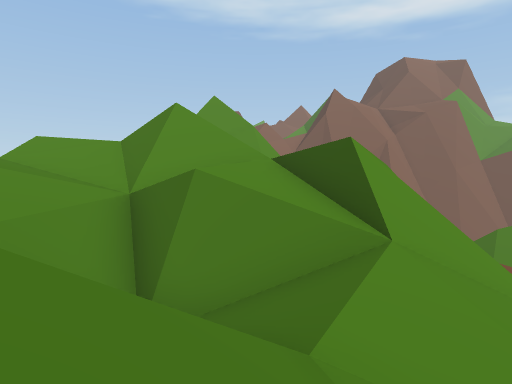
[1] (above)

12 first-person views from a walk through a scene from a Unity 3-D project. The camera is 1.3 m above the floor, tilts 2° down and sees 75° across. The floor is counted in squares, 2 m on a side. Each view is taken from the middle of a square. On the plan, view 1 faces up. The plan holds only what a view shows up to about 10 squares ahead; the rest is blank. The place goes on beyond the plan. Flat ground stands in for the terrain. Some animated figures are not drawn. Some surface patterns are stand-ins.

[2]
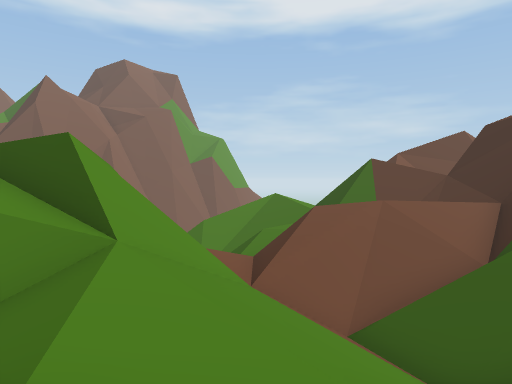

[3]
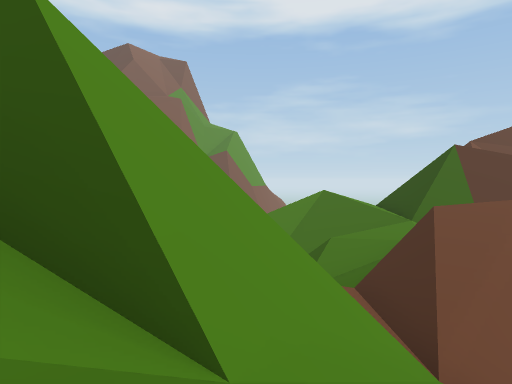

[4]
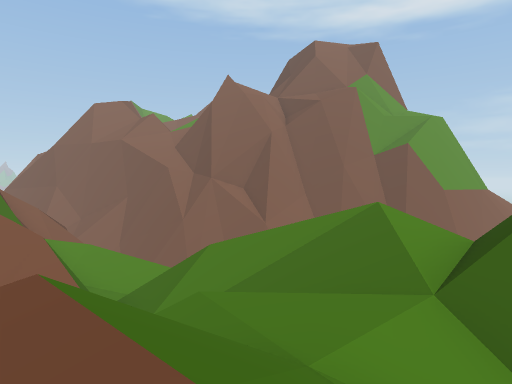

[5]
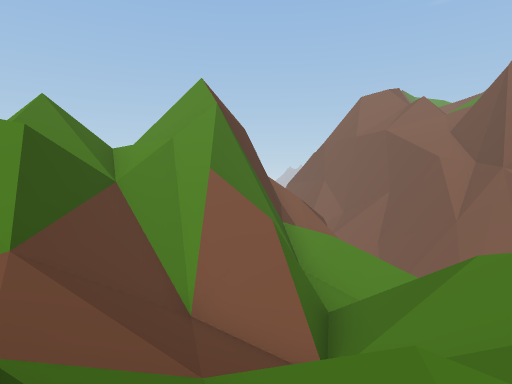

[6]
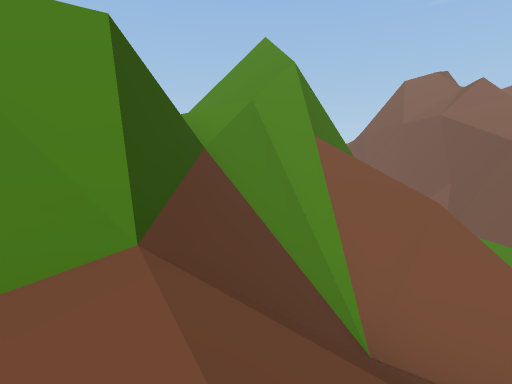

[7]
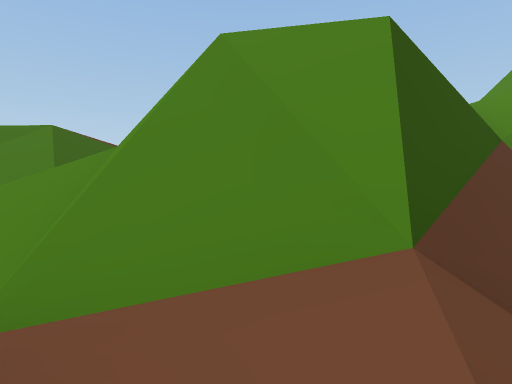

[8]
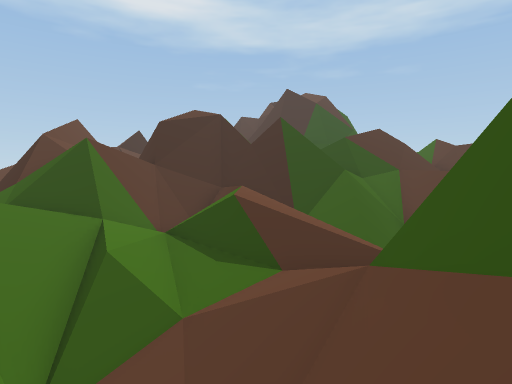

[9]
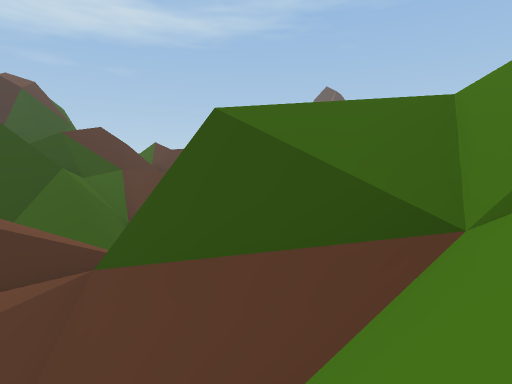

[10]
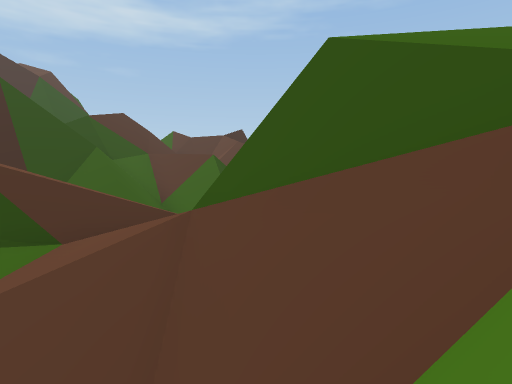

[11]
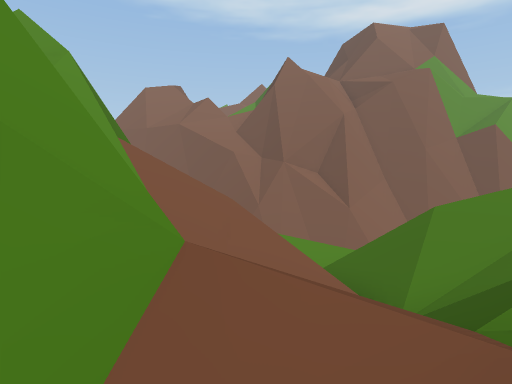

[12]
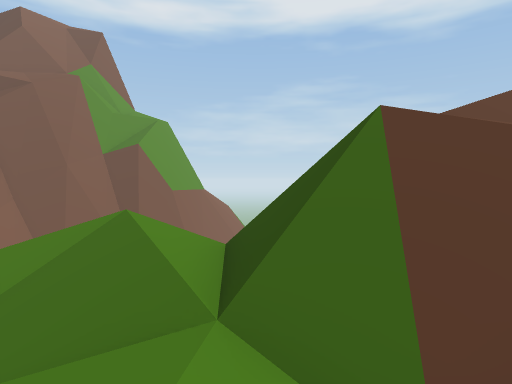

### Floor plan
Key: @ floor where view 1 was taken; # wall or solid block; . main floor; : floor 2.25 m higher than the main floor; + floor 3.25 m higher than the main floor; * floor 6.25 m higher than the main floor; / step, stairs or slope; = window, fence, low wall or low ledge; v drop or lower ground.
Columns run from 5 left of view 1 to 16 right of it. Each row starts with its distance up from view 1.
 13        //
 12     #  #///=
 11   ###/== ../
 10    /////v#=//
  9     //////=//////
  8 =   //////////////
  7 v//#///v#////=//=//v
  6 /*/##=//#/////+##//  v
  5  */v###=////=//=#v   #
  4   /v####////// :/=
  3   // /////#///= /
  2   //////////////##
  1  ==v// +/////=###
  0     v@    ///=##
 -1           ////##

Where each view was taken, in squares from view 1:
view 1: 0 up, 0 right, facing up
view 2: 0 up, 0 right, facing up-right
view 3: 3 up, 1 right, facing up-right
view 4: 3 up, 8 right, facing up
view 5: 5 up, 8 right, facing up-left
view 6: 5 up, 5 right, facing up-left
view 7: 5 up, 5 right, facing left
view 8: 9 up, 2 right, facing down-right
view 9: 9 up, 2 right, facing down
view 10: 9 up, 3 right, facing down
view 11: 4 up, 4 right, facing up
view 12: 4 up, 8 right, facing up-right
